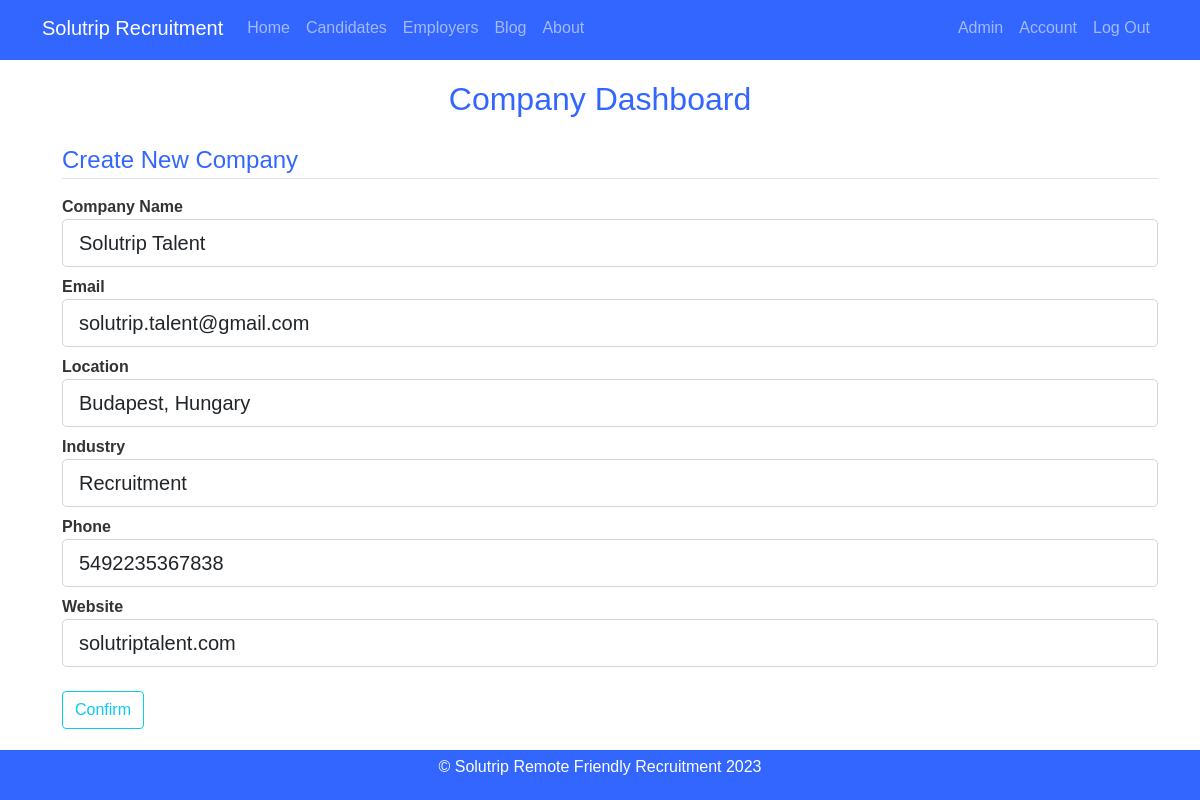
Page /admin/company/1/update (signed in) on the committed database.
### Solutrip_app/models.py (models this page shows)
class Company(db.Model):
    id = db.Column (db.Integer, primary_key=True)
    companyname = db.Column (db.String(80), unique=True, nullable=False)
    email = db.Column (db.String(120), unique=True, nullable=False)
    location = db.Column(db.String(60), nullable=False)
    industry = db.Column(db.String(60), nullable=False)
    phone = db.Column(db.String(60), unique=True, nullable=False)
    website = db.Column(db.String(100), nullable=False)

### Solutrip_app/routes.py (the view)
@app.route("/admin/company/<int:company_id>/update", methods=['GET', 'POST'])
@login_required
def update_company(company_id):
    company = Company.query.get_or_404(company_id)
    admin = is_admin(current_user)
    if not admin:
        abort(403)
    form= CompanyForm()
    if form.validate_on_submit():
        company.companyname = form.companyname.data
        company.email = form.email.data
        company.location = form.location.data
        company.industry = form.industry.data
        company.phone = form.phone.data
        company.website = form.website.data
        db.session.commit()
        flash("Company updated successfully!", "success")
        return redirect(url_for('view_companies', company_id=company.id))
    elif request.method == 'GET':
        form.companyname.data = company.companyname
        form.email.data = company.email
        form.location.data = company.location
        form.industry.data = company.industry
        form.phone.data = company.phone
        form.website.data = company.website
    return render_template("admin_company.html", title='Update Company', form=form, company = company)

### Solutrip_app/forms.py
class CompanyForm(FlaskForm):
    companyname = StringField('Company Name', validators=[DataRequired()])
    email = StringField('Email', validators=[DataRequired()])
    location = StringField('Location', validators=[DataRequired()])
    industry = SelectField('Industry', choices=[('software_development', 'Software Development'), ('network_and_system_administration', 'Network and System Administration'), ('cyber_security', 'Cyber Security'), ('cloud_computing', 'Cloud Computing'), ('mobile_app_development', 'Mobile App Development'), ('recruitment', 'Recruitment'), ('data', 'Data'), ('web_development_and_design', 'Web Development and Design'), ('digital_marketing', 'Digital Marketing'), ('game_development', 'Game Development'), ('artificial_intelligence', 'Artificial Intelligence'), ('customer_service', 'Customer Service') ], validators=[DataRequired()], render_kw={"class": "form-control"})
    phone = StringField('Phone', validators=[DataRequired()])
    website = StringField('Website', validators=[DataRequired()])
    submit = SubmitField('Confirm')

### Solutrip_app/models.py (called while the page is built)
@login_manager.user_loader
def load_user(user_id):
    return User.query.get(int(user_id))

### Solutrip_app/routes.py (called while the page is built)
def is_admin(user):
    if user.is_authenticated and user.role == "admin":
        return True
    else:
        return False

### Solutrip_app/templates/admin_company.html (shortened to what this page needs)
{% extends 'layout.html' %}
{% block content %}
    <h2 style="margin-top: 20px; text-align: center;">Company Dashboard</h2>
        <div class="content-section">
            <form method="POST" action="">
                <fieldset class="form-group">
                    <legend class="border-bottom mb-3 mt-3">Create New Company</legend>
                    <div class="form-group mb-2" style="font-weight: bolder;">
                        {{ form.companyname.label(class="form-control-label") }}
                        {% if form.companyname.errors %}
                            {{ form.companyname(class="form-control form-control-lg flex-column is-invalid") }}
                            <div class="invalid-feedback">
                                {% for error in form.companyname.errors%}
                                    <span> {{ error }}</span>
                                {% endfor %}
                            </div>
                        {% else %}
                            {{ form.companyname(class="form-control form-control-lg flex-column") }}
                        {% endif %}
                    </div>
                    <div class="form-group mb-2" style="font-weight: bolder;">
                        {{ form.email.label(class="form-control-label") }}
                        {% if form.email.errors %}
                            {{ form.email(class="form-control form-control-lg flex-column is-invalid") }}
                            <div class="invalid-feedback">
                                {% for error in form.email.errors%}
                                    <span> {{ error }}</span>
                                {% endfor %}
                            </div>
                        {% else %}
                            {{ form.email(class="form-control form-control-lg flex-column") }}
                        {% endif %}
                    </div>
                    <div class="form-group mb-2" style="font-weight: bolder;">
                        {{ form.location.label(class="form-control-label") }}
                        {% if form.location.errors %}
                            {{ form.location(class="form-control form-control-lg flex-column is-invalid") }}
                            <div class="invalid-feedback">
                                {% for error in form.location.errors%}
                                    <span> {{ error }}</span>
                                {% endfor %}
                            </div>
                        {% else %}
                            {{ form.location(class="form-control form-control-lg flex-column") }}
                        {% endif %}
                    </div>
                    <div class="form-group mb-2" style="font-weight: bolder;">
                        {{ form.industry.label(class="form-control-label") }}
                        {% if form.industry.errors %}
                            {{ form.industry(class="form-control form-control-lg flex-column is-invalid") }}
                            <div class="invalid-feedback">
                                {% for error in form.industry.errors%}
                                    <span> {{ error }}</span>
                                {% endfor %}
                            </div>
                        {% else %}
                            {{ form.industry(class="form-control form-control-lg flex-column") }}
                        {% endif %}
                    </div>
                    <div class="form-group mb-2" style="font-weight: bolder;">
                        {{ form.phone.label(class="form-control-label") }}
                        {% if form.phone.errors %}
                            {{ form.phone(class="form-control form-control-lg flex-column is-invalid") }}
                            <div class="invalid-feedback">
                                {% for error in form.phone.errors%}
                                    <span> {{ error }}</span>
                                {% endfor %}
                            </div>
                        {% else %}
                            {{ form.phone(class="form-control form-control-lg flex-column") }}
                        {% endif %}
                    </div>
                    <div class="form-group mb-2" style="font-weight: bolder;">
                        {{ form.website.label(class="form-control-label") }}
                        {% if form.website.errors %}
                            {{ form.website(class="form-control form-control-lg flex-column is-invalid") }}
                            <div class="invalid-feedback">
                                {% for error in form.website.errors%}
                                    <span> {{ error }}</span>
                                {% endfor %}
                            </div>
                        {% else %}
                            {{ form.website(class="form-control form-control-lg flex-column") }}
                        {% endif %}
                    </div>
                    <div class="form-group mb-2">
                        {{ form.submit(class="btn btn-outline-info mt-3") }}
                    </div>
                </fieldset>
            </form>
        </div>
{% endblock content %}

### Solutrip_app/static/styles.css (style rules this page uses)
body { background-image: url(bg-img.jpg); background-size: cover; font-family: Arial, sans-serif; color: #333; }
html, body { height: 100%; }
.content-section { margin-left: 20px; }
.border-bottom { color: #3366ff; }
#account h1,h2 { color: #3366ff; }
form { margin-bottom: 100px; }

### rows in the picture
Company: companyname "Solutrip Talent", email "solutrip.talent@gmail.com", location "Budapest, Hungary", industry "Recruitment", phone "5492235367838", website "solutriptalent.com"
